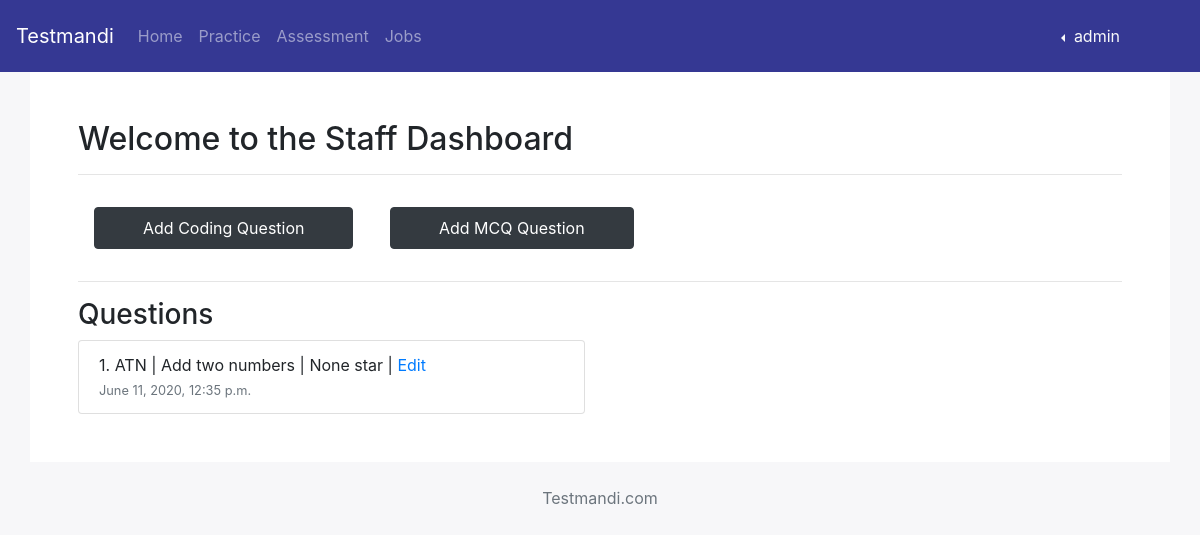
Before: /staff/ (signed in) with the older database file.
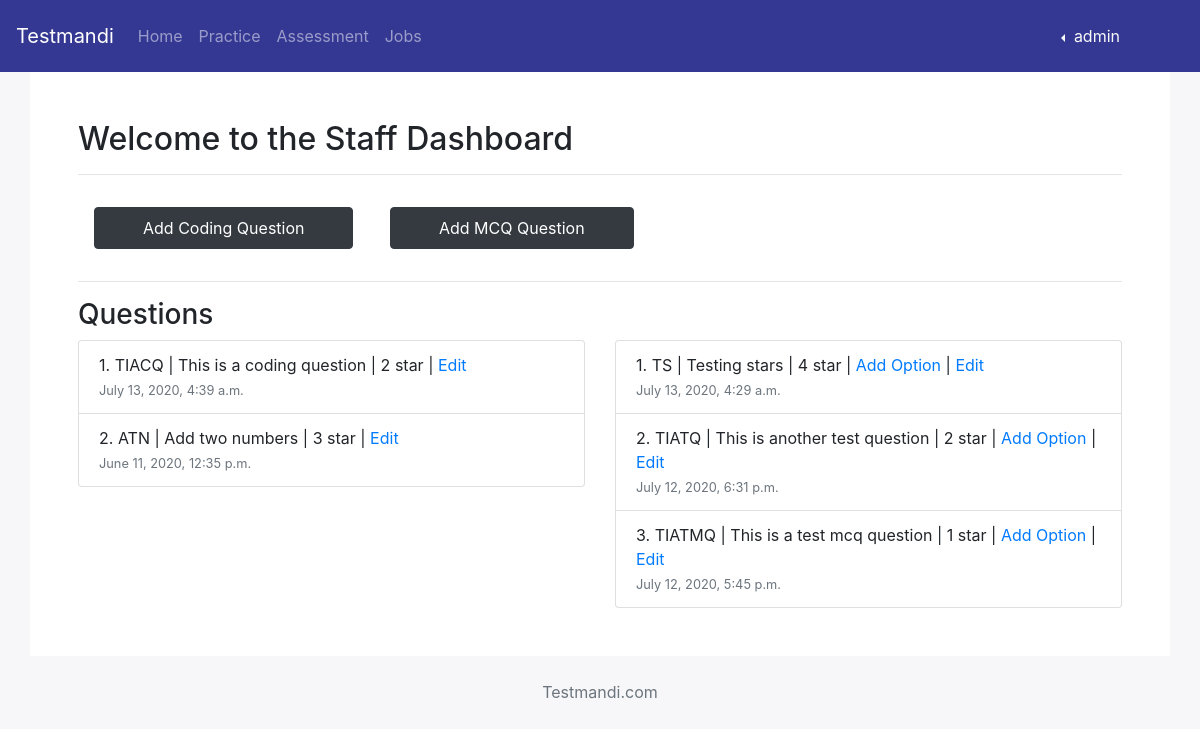
After: the same page with the newer database file.
### dashboard/models.py (models this page shows, shortened)
class Question(models.Model):
    title = models.CharField(max_length=100, blank=True, null=True)
    question = models.TextField(max_length=5000, blank=True, null=True)
    hit = models.CharField(max_length=10, blank=True, null=True)
    difficulty = models.IntegerField(choices=QUESTION_DIFFI, blank=True, null=True)
    topic = models.CharField(max_length=20, blank=True, null=True)
    subtopic = models.CharField(max_length=20, blank=True, null=True)
    subsubtopic = models.CharField(max_length=20, blank=True, null=True)
    category = models.CharField(max_length=20, blank=True, null=True)
    subcategory = models.CharField(max_length=20, blank=True, null=True)
    subsubcategory = models.CharField(max_length=20, blank=True, null=True)
    time_limit = models.CharField(max_length=10, blank=True, null=True)
    time_stamp = models.DateTimeField(auto_now_add=True)

class MCQQuestion(models.Model):
    question = models.TextField(max_length=5000, blank=True, null=True)
    hit = models.CharField(max_length=10, blank=True, null=True)
    difficulty = models.IntegerField(choices=QUESTION_DIFFI, blank=True, null=True)
    topic = models.CharField(max_length=20, blank=True, null=True)
    subtopic = models.CharField(max_length=20, blank=True, null=True)
    subsubtopic = models.CharField(max_length=20, blank=True, null=True)
    category = models.CharField(max_length=20, blank=True, null=True)
    subcategory = models.CharField(max_length=20, blank=True, null=True)
    subsubcategory = models.CharField(max_length=20, blank=True, null=True)
    time_stamp = models.DateTimeField(auto_now_add=True)

### dashboard/views.py (the view)
# urls.py: path('staff/', staff_view, name='staff'),
@login_required
def staff_view(request):
    questions = Question.objects.all().order_by("-time_stamp")
    mcqquestions = MCQQuestion.objects.all().order_by("-time_stamp")
    if request.user.is_staff:
        context = {
            "title": "Staff Dashboard",
            "questions": questions,
            "mcqquestions": mcqquestions
        }
        return render(request, "dashboard/staffdash.html", context)
    else:
        return redirect("/dashboard/")

### templates/dashboard/staffdash.html
{% extends "base/base.html" %}
{% block content %}
    <div class="container p-5">
        <h2>Welcome to the Staff Dashboard</h2>
        <hr>
        <a class="btn btn-dark px-5 py-2 m-3" href="{% url 'add-code-question' %}" role="button">Add Coding Question</a>
        <a class="btn btn-dark px-5 py-2 m-3" href="{% url 'add-mcq-question' %}" role="button">Add MCQ Question</a>
        <hr>
        <h3>Questions</h3>
        <div class="row">
            <div class="col">
                <ul class="list-group">
                    {% for question in questions %}
                        <li class="list-group-item">
                            {{ forloop.counter }}. {{ question.hit }} | {{ question.title }}
                            | {{ question.difficulty }} star |
                            <a href="#">Edit</a>
                            <br>
                            <small class="text-muted">{{ question.time_stamp }}</small>
                        </li>
                    {% endfor %}
                </ul>
            </div>
            <div class="col">
                <ul class="list-group">
                    {% for question in mcqquestions %}
                        <li class="list-group-item">
                            {{ forloop.counter }}. {{ question.hit }} | {{ question.question }}
                            | {{ question.difficulty }} star |
                            <a href="/staff/add_mcq_solution/{{ question.hit }}">Add Option</a> |
                            <a href="#">Edit</a>
                            <br>
                            <small class="text-muted">{{ question.time_stamp }}</small>
                        </li>
                    {% endfor %}
                </ul>
            </div>
        </div>
    </div>
{% endblock %}

### templates/base/base.html (shortened to what this page needs)
{% load static %}
<!doctype html>
<html lang="en">
<head>
    <link rel="stylesheet" href="{% static 'css/style.css' %}">
    <link rel="stylesheet" href="{% static 'css/bs.min.css' %}">
</head>
<body>
    {% include 'base/header.html' %}
            {% block content %}{% endblock %}
            <br>
    {% include 'base/footer.html' %}
</body>
</html>

### templates/base/header.html (shortened to what this page needs)
<nav class="navbar navbar-expand-lg navbar-dark pt-3 pb-3" style="background-color: #353893;">
    <a class="navbar-brand" href="{% url 'dashboard' %}">Testmandi</a>
    <div class="collapse navbar-collapse" id="navbarSupportedContent">
        <ul class="navbar-nav mr-auto">
            {% if request.user.is_staff %}
                <li class="nav-item">
                    <a class="nav-link" href="{% url 'staff' %}">Home</a>
                </li>
            {% else %}
                <li class="nav-item">
                    <a class="nav-link" href="{% url 'dashboard' %}">Home</a>
                </li>
            {% endif %}
            <li class="nav-item">
                <a class="nav-link" href="{% url 'question-list' %}">Practice</a>
            </li>
            <li class="nav-item">
                <a class="nav-link" href="{% url 'assesment-home' %}">Assessment</a>
            </li>
            <li class="nav-item">
                <a class="nav-link" href="#">Jobs</a>
            </li>
        </ul>
        {% if request.user.is_authenticated %}
            <div class="dropleft">
                <a class="nav-link text-light dropdown-toggle mr-5" href="#" id="navbarDropdown" role="button"
                   data-toggle="dropdown"
                   aria-haspopup="true" aria-expanded="false">
                    {{ request.user.username }}
                </a>
            </div>
        {% else %}
            <a class="nav-link text-light mr-5" href="{% url 'reglogin' %}" role="button" aria-haspopup="true"
               aria-expanded="false">
                Register/Login
            </a>
        {% endif %}
    </div>
</nav>

### templates/base/footer.html
<p class="text-center text-muted">
    Testmandi.com
</p>

### static/css/style.css (style rules this page uses)
body { background-color: rgba(242, 242, 246, 0.56) !important; }
.container { background-color: #ffffff !important; }

Changed rows visible on the page:
added Question: hit "TIACQ", title "This is a coding question", difficulty "2", time_stamp "July 13, 2020, 4:39 a.m."
changed Question "ATN": difficulty "None" → "3"
added MCQQuestion: hit "TS", question "Testing stars", difficulty "4", time_stamp "July 13, 2020, 4:29 a.m."
added MCQQuestion: hit "TIATQ", question "This is another test question", difficulty "2", time_stamp "July 12, 2020, 6:31 p.m."
added MCQQuestion: hit "TIATMQ", question "This is a test mcq question", difficulty "1", time_stamp "July 12, 2020, 5:45 p.m."
